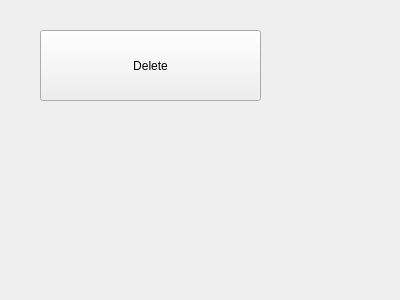
<?xml version="1.0" encoding="UTF-8"?>
<ui version="4.0">
 <class>window_or_door_selected</class>
 <widget class="QWidget" name="window_or_door_selected">
  <property name="geometry">
   <rect>
    <x>0</x>
    <y>0</y>
    <width>400</width>
    <height>300</height>
   </rect>
  </property>
  <property name="windowTitle">
   <string>Form</string>
  </property>
  <widget class="QPushButton" name="del_window_or_wall">
   <property name="geometry">
    <rect>
     <x>40</x>
     <y>30</y>
     <width>221</width>
     <height>71</height>
    </rect>
   </property>
   <property name="text">
    <string>Delete</string>
   </property>
  </widget>
 </widget>
 <resources/>
 <connections/>
</ui>
